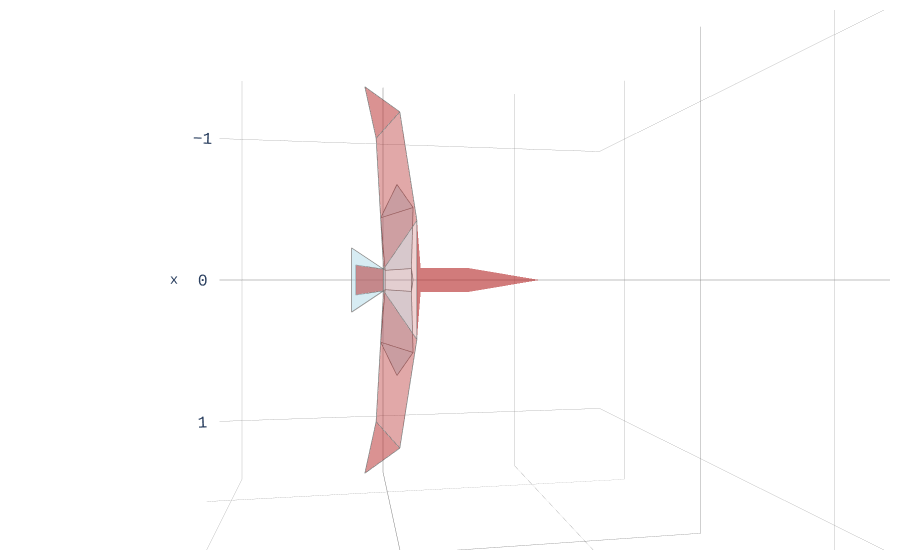
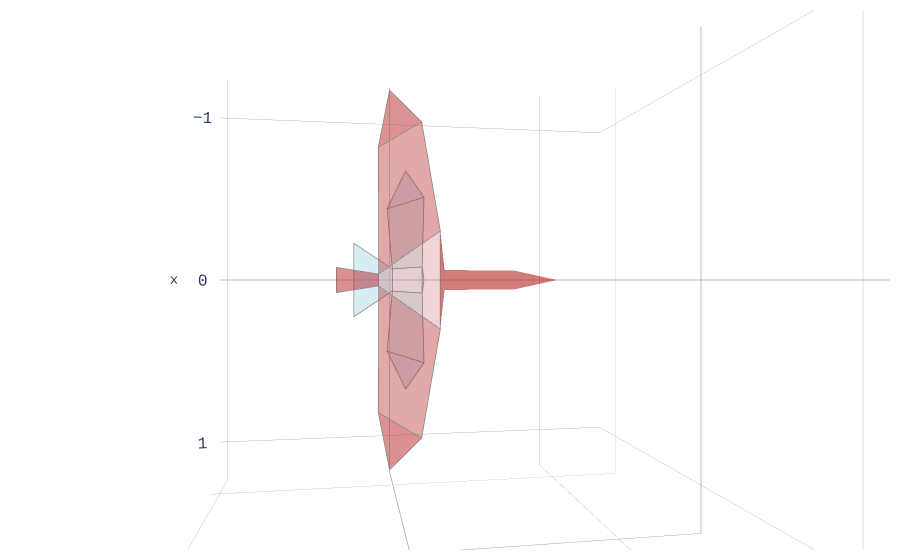
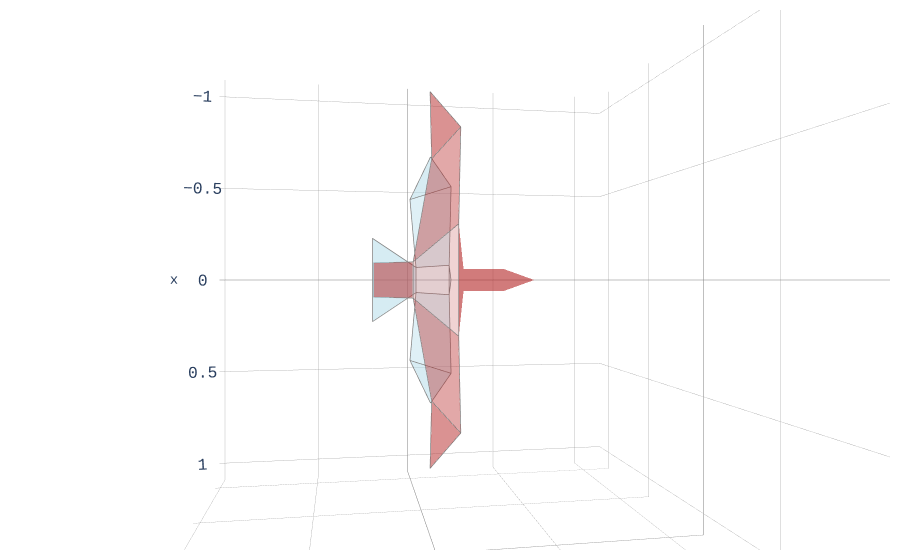
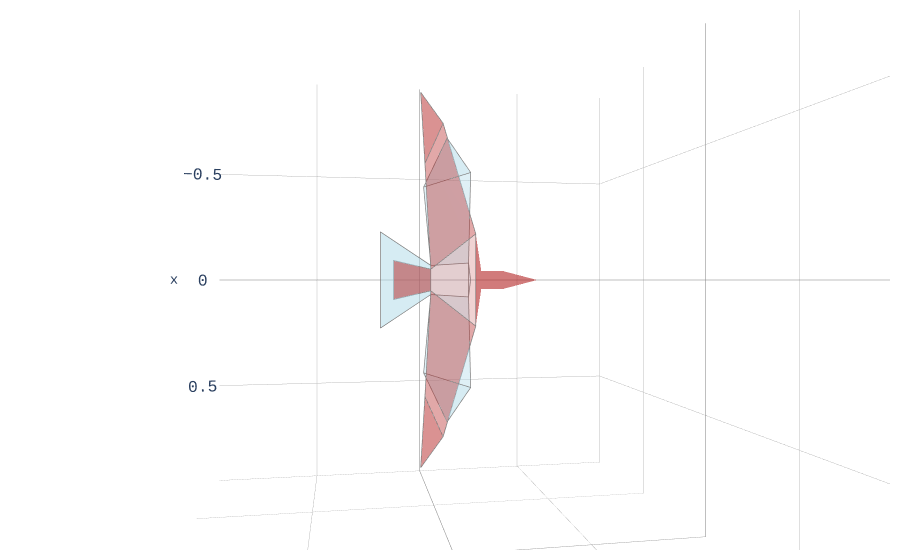

Here is the notebook cell these charts were saved with, in order:
### Code cell
# Select a target species (change index to explore different species)
# for species_idx in [13]:
for species_idx in range(len(merged_df)):
    species_row = merged_df.iloc[species_idx]
    species_name = species_row['species_common']
    print(f"Target species: {species_name}")

    hawk3d = Animal3D('hawk', '../../data/mean_hawk_shape.csv')
    hawk3d.update_keypoints(hawk_max_wingspan)

    # Transform hawk to target species
    approx_bird3d, target_bird3d, transformation_matrix = transform_hawk_to_species(
        hawk3d, species_idx, merged_df
    )

    # Prepare long-necked bird (modifies head, returns neck polygon or None)
    neck_length = species_row['neck_length_cm']
    head_length = species_row['head_length_cm']
    neck_trace = prepare_long_neck_bird(
        approx_bird3d, neck_length, head_length, colour='firebrick'
    )
    if neck_trace is not None:
        del approx_bird3d.polygons['head'] # Remove head polygon to avoid distortion from long neck
    print(f"Head length: {head_length:.1f} cm, Neck length: {neck_length:.1f} cm")
    
    # Visualise comparison: hawk (red) vs transformed species (blue)
    fig = plot_plotly_compare([hawk3d,approx_bird3d,], colours=['lightblue','firebrick'],
                            axes_visible=True)
    # Rotate for top down view
    fig.update_layout(scene_camera=dict(eye=dict(x=0, y=-0.2, z=1.2),
                                        up=dict(x=-1, y=-0, z=0),
                                    ),
                        scene=dict(
        xaxis=dict(tickfont=dict(size=14)),
        yaxis=dict(tickfont=dict(size=1)),
        zaxis=dict(tickfont=dict(size=1)),
    )
    )
    
    # Add neck polygon if this is a long-necked species
    if neck_trace is not None:
        fig.add_trace(neck_trace)

    fig.show()

    # Save static figure (S15 — cross-species generalisation)
    fig.write_image(
        f"../../figures/supplementary_images/species_compare/S13_species_{species_name.lower().replace('_', '')}_vs_hawk.png",
        width=800, height=800, scale=5,
    )
    # Clean up figures
    plt.close('all')
    fig.data = []  # Clear plotly figure data to free memory

### Figure 1 — Plotly figure (JSON) as saved in the notebook; plotly's stock layout.template omitted (floating-point values rounded to 4 significant figures)
{"data": [{"color": "lightblue", "hoverinfo": "none", "opacity": 0.5, "type": "mesh3d", "x": [-0.5011, -0.3821, -0.3233], "y": [-0.01507, 0.06993, -0.1012], "z": [-0.05525, -0.05629, -0.03468]}, {"hoverinfo": "name", "line": {"color": "grey", "width": 1.5}, "mode": "lines", "name": "left_handwing lightblue", "type": "scatter3d", "x": [-0.5011, -0.3821, -0.3233, -0.5011], "y": [-0.01507, 0.06993, -0.1012, -0.01507], "z": [-0.05525, -0.05629, -0.03468, -0.05525]}, {"color": "lightblue", "hoverinfo": "none", "opacity": 0.5, "type": "mesh3d", "x": [0.5011, 0.3821, 0.3233], "y": [-0.01507, 0.06993, -0.1012], "z": [-0.05525, -0.05629, -0.03468]}, {"hoverinfo": "name", "line": {"color": "grey", "width": 1.5}, "mode": "lines", "name": "right_handwing lightblue", "type": "scatter3d", "x": [0.5011, 0.3821, 0.3233, 0.5011], "y": [-0.01507, 0.06993, -0.1012, -0.01507], "z": [-0.05525, -0.05629, -0.03468, -0.05525]}, {"color": "lightblue", "hoverinfo": "none", "opacity": 0.4, "type": "mesh3d", "x": [-0.3821, -0.3233, -0.05, -0.06], "y": [0.06993, -0.1012, -0.08, 0.06], "z": [-0.05629, -0.03468, -0.005, -0.045]}, {"hoverinfo": "name", "line": {"color": "grey", "width": 1.5}, "mode": "lines", "name": "left_armwing lightblue", "type": "scatter3d", "x": [-0.3821, -0.3233, -0.05, -0.06, -0.3821], "y": [0.06993, -0.1012, -0.08, 0.06, 0.06993], "z": [-0.05629, -0.03468, -0.005, -0.045, -0.05629]}, {"color": "lightblue", "hoverinfo": "none", "opacity": 0.4, "type": "mesh3d", "x": [0.3821, 0.3233, 0.05, 0.06], "y": [0.06993, -0.1012, -0.08, 0.06], "z": [-0.05629, -0.03468, -0.005, -0.045]}, {"hoverinfo": "name", "line": {"color": "grey", "width": 1.5}, "mode": "lines", "name": "right_armwing lightblue", "type": "scatter3d", "x": [0.3821, 0.3233, 0.05, 0.06, 0.3821], "y": [0.06993, -0.1012, -0.08, 0.06, 0.06993], "z": [-0.05629, -0.03468, -0.005, -0.045, -0.05629]}, {"color": "lightblue", "hoverinfo": "none", "opacity": 0.2, "type": "mesh3d", "x": [0.06, -0.06, -0.05, 0.05], "y": [0.06, 0.06, -0.08, -0.08], "z": [-0.045, -0.045, -0.005, -0.005]}, {"hoverinfo": "name", "line": {"color": "grey", "width": 1.5}, "mode": "lines", "name": "body lightblue", "type": "scatter3d", "x": [0.06, -0.06, -0.05, 0.05, 0.06], "y": [0.06, 0.06, -0.08, -0.08, 0.06], "z": [-0.045, -0.045, -0.005, -0.005, -0.045]}, {"color": "lightblue", "hoverinfo": "none", "opacity": 0.2, "type": "mesh3d", "x": [0.06, 3.743e-05, -0.06], "y": [0.06, 0.0705, 0.06], "z": [-0.045, -0.0617, -0.045]}, {"hoverinfo": "name", "line": {"color": "grey", "width": 1.5}, "mode": "lines", "name": "head lightblue", "type": "scatter3d", "x": [0.06, 3.743e-05, -0.06, 0.06], "y": [0.06, 0.0705, 0.06, 0.06], "z": [-0.045, -0.0617, -0.045, -0.045]}, {"color": "lightblue", "hoverinfo": "none", "opacity": 0.5, "type": "mesh3d", "x": [0.1657, -0.1657, -0.05, 0.05], "y": [-0.2508, -0.2508, -0.08, -0.08], "z": [-0.03678, -0.03678, -0.005, -0.005]}, {"hoverinfo": "name", "line": {"color": "grey", "width": 1.5}, "mode": "lines", "name": "tail lightblue", "type": "scatter3d", "x": [0.1657, -0.1657, -0.05, 0.05, 0.1657], "y": [-0.2508, -0.2508, -0.08, -0.08, -0.2508], "z": [-0.03678, -0.03678, -0.005, -0.005, -0.03678]}, {"color": "firebrick", "hoverinfo": "none", "opacity": 0.5, "type": "mesh3d", "x": [-1.012, -0.8829, -0.7266], "y": [-0.1818, -0.0002151, -0.127], "z": [-0.07356, -0.05451, 0.005496]}, {"hoverinfo": "name", "line": {"color": "grey", "width": 1.5}, "mode": "lines", "name": "left_handwing firebrick", "type": "scatter3d", "x": [-1.012, -0.8829, -0.7266, -1.012], "y": [-0.1818, -0.0002151, -0.127, -0.1818], "z": [-0.07356, -0.05451, 0.005496, -0.07356]}, {"color": "firebrick", "hoverinfo": "none", "opacity": 0.5, "type": "mesh3d", "x": [1.012, 0.8829, 0.7266], "y": [-0.1818, -0.0002151, -0.127], "z": [-0.07356, -0.05451, 0.005496]}, {"hoverinfo": "name", "line": {"color": "grey", "width": 1.5}, "mode": "lines", "name": "right_handwing firebrick", "type": "scatter3d", "x": [1.012, 0.8829, 0.7266, 1.012], "y": [-0.1818, -0.0002151, -0.127, -0.1818], "z": [-0.07356, -0.05451, 0.005496, -0.07356]}, {"color": "firebrick", "hoverinfo": "none", "opacity": 0.4, "type": "mesh3d", "x": [-0.8829, -0.7266, -0.0555, -0.3129], "y": [-0.0002151, -0.127, -0.08929, 0.08877], "z": [-0.05451, 0.005496, 0.005873, -0.045]}, {"hoverinfo": "name", "line": {"color": "grey", "width": 1.5}, "mode": "lines", "name": "left_armwing firebrick", "type": "scatter3d", "x": [-0.8829, -0.7266, -0.0555, -0.3129, -0.8829], "y": [-0.0002151, -0.127, -0.08929, 0.08877, -0.0002151], "z": [-0.05451, 0.005496, 0.005873, -0.045, -0.05451]}, {"color": "firebrick", "hoverinfo": "none", "opacity": 0.4, "type": "mesh3d", "x": [0.8829, 0.7266, 0.0555, 0.3129], "y": [-0.0002151, -0.127, -0.08929, 0.08877], "z": [-0.05451, 0.005496, 0.005873, -0.045]}, {"hoverinfo": "name", "line": {"color": "grey", "width": 1.5}, "mode": "lines", "name": "right_armwing firebrick", "type": "scatter3d", "x": [0.8829, 0.7266, 0.0555, 0.3129, 0.8829], "y": [-0.0002151, -0.127, -0.08929, 0.08877, -0.0002151], "z": [-0.05451, 0.005496, 0.005873, -0.045, -0.05451]}, {"color": "firebrick", "hoverinfo": "none", "opacity": 0.2, "type": "mesh3d", "x": [0.3129, -0.3129, -0.0555, 0.0555], "y": [0.08877, 0.08877, -0.08929, -0.08929], "z": [-0.045, -0.045, 0.005873, 0.005873]}, {"hoverinfo": "name", "line": {"color": "grey", "width": 1.5}, "mode": "lines", "name": "body firebrick", "type": "scatter3d", "x": [0.3129, -0.3129, -0.0555, 0.0555, 0.3129], "y": [0.08877, 0.08877, -0.08929, -0.08929, 0.08877], "z": [-0.045, -0.045, 0.005873, 0.005873, -0.045]}, {"color": "firebrick", "hoverinfo": "none", "opacity": 0.5, "type": "mesh3d", "x": [0.078, -0.078, -0.0555, 0.0555], "y": [-0.2293, -0.2293, -0.08929, -0.08929], "z": [-0.05, -0.05, 0.005873, 0.005873]}, {"hoverinfo": "name", "line": {"color": "grey", "width": 1.5}, "mode": "lines", "name": "tail firebrick", "type": "scatter3d", "x": [0.078, -0.078, -0.0555, 0.0555, 0.078], "y": [-0.2293, -0.2293, -0.08929, -0.08929, -0.2293], "z": [-0.05, -0.05, 0.005873, 0.005873, -0.05]}, {"color": "firebrick", "flatshading": true, "hoverinfo": "skip", "i": [0, 0, 2, 2, 4], "j": [1, 3, 3, 5, 5], "k": [3, 2, 5, 4, 6], "opacity": 0.6, "showlegend": false, "type": "mesh3d", "x": [-0.3129, 0.3129, -0.06259, 0.06259, -0.06259, 0.06259, 0], "y": [0.08877, 0.08877, 0.1088, 0.1088, 0.3721, 0.3721, 0.7571], "z": [-0.045, -0.045, -0.045, -0.045, -0.045, -0.045, -0.045]}], "layout": {"font": {"family": "Andale Mono, Courier New, sans-serif"}, "margin": {"b": 10, "l": 10, "r": 10, "t": 10}, "scene": {"aspectmode": "cube", "aspectratio": {"x": 1, "y": 1, "z": 1}, "camera": {"eye": {"x": 0, "y": -0.2, "z": 1.2}, "up": {"x": -1, "y": 0, "z": 0}}, "xaxis": {"backgroundcolor": "white", "dtick": 1, "gridcolor": "grey", "gridwidth": 0.5, "range": [-1.416, 1.416], "showbackground": true, "tick0": 0, "tickfont": {"size": 14}, "zerolinecolor": "grey"}, "yaxis": {"backgroundcolor": "white", "dtick": 1, "gridcolor": "grey", "gridwidth": 0.5, "range": [-1.153, 1.68], "showbackground": true, "tick0": 0, "tickfont": {"size": 1}, "zerolinecolor": "grey"}, "zaxis": {"backgroundcolor": "white", "dtick": 1, "gridcolor": "grey", "gridwidth": 0.5, "range": [-1.45, 1.382], "showbackground": true, "tick0": 0, "tickfont": {"size": 1}, "zerolinecolor": "grey"}}, "showlegend": false}}

### Figure 2 — Plotly figure (JSON) as saved in the notebook; plotly's stock layout.template omitted (floating-point values rounded to 4 significant figures)
{"data": [{"color": "lightblue", "hoverinfo": "none", "opacity": 0.5, "type": "mesh3d", "x": [-0.5011, -0.3821, -0.3233], "y": [-0.01507, 0.06993, -0.1012], "z": [-0.05525, -0.05629, -0.03468]}, {"hoverinfo": "name", "line": {"color": "grey", "width": 1.5}, "mode": "lines", "name": "left_handwing lightblue", "type": "scatter3d", "x": [-0.5011, -0.3821, -0.3233, -0.5011], "y": [-0.01507, 0.06993, -0.1012, -0.01507], "z": [-0.05525, -0.05629, -0.03468, -0.05525]}, {"color": "lightblue", "hoverinfo": "none", "opacity": 0.5, "type": "mesh3d", "x": [0.5011, 0.3821, 0.3233], "y": [-0.01507, 0.06993, -0.1012], "z": [-0.05525, -0.05629, -0.03468]}, {"hoverinfo": "name", "line": {"color": "grey", "width": 1.5}, "mode": "lines", "name": "right_handwing lightblue", "type": "scatter3d", "x": [0.5011, 0.3821, 0.3233, 0.5011], "y": [-0.01507, 0.06993, -0.1012, -0.01507], "z": [-0.05525, -0.05629, -0.03468, -0.05525]}, {"color": "lightblue", "hoverinfo": "none", "opacity": 0.4, "type": "mesh3d", "x": [-0.3821, -0.3233, -0.05, -0.06], "y": [0.06993, -0.1012, -0.08, 0.06], "z": [-0.05629, -0.03468, -0.005, -0.045]}, {"hoverinfo": "name", "line": {"color": "grey", "width": 1.5}, "mode": "lines", "name": "left_armwing lightblue", "type": "scatter3d", "x": [-0.3821, -0.3233, -0.05, -0.06, -0.3821], "y": [0.06993, -0.1012, -0.08, 0.06, 0.06993], "z": [-0.05629, -0.03468, -0.005, -0.045, -0.05629]}, {"color": "lightblue", "hoverinfo": "none", "opacity": 0.4, "type": "mesh3d", "x": [0.3821, 0.3233, 0.05, 0.06], "y": [0.06993, -0.1012, -0.08, 0.06], "z": [-0.05629, -0.03468, -0.005, -0.045]}, {"hoverinfo": "name", "line": {"color": "grey", "width": 1.5}, "mode": "lines", "name": "right_armwing lightblue", "type": "scatter3d", "x": [0.3821, 0.3233, 0.05, 0.06, 0.3821], "y": [0.06993, -0.1012, -0.08, 0.06, 0.06993], "z": [-0.05629, -0.03468, -0.005, -0.045, -0.05629]}, {"color": "lightblue", "hoverinfo": "none", "opacity": 0.2, "type": "mesh3d", "x": [0.06, -0.06, -0.05, 0.05], "y": [0.06, 0.06, -0.08, -0.08], "z": [-0.045, -0.045, -0.005, -0.005]}, {"hoverinfo": "name", "line": {"color": "grey", "width": 1.5}, "mode": "lines", "name": "body lightblue", "type": "scatter3d", "x": [0.06, -0.06, -0.05, 0.05, 0.06], "y": [0.06, 0.06, -0.08, -0.08, 0.06], "z": [-0.045, -0.045, -0.005, -0.005, -0.045]}, {"color": "lightblue", "hoverinfo": "none", "opacity": 0.2, "type": "mesh3d", "x": [0.06, 3.743e-05, -0.06], "y": [0.06, 0.0705, 0.06], "z": [-0.045, -0.0617, -0.045]}, {"hoverinfo": "name", "line": {"color": "grey", "width": 1.5}, "mode": "lines", "name": "head lightblue", "type": "scatter3d", "x": [0.06, 3.743e-05, -0.06, 0.06], "y": [0.06, 0.0705, 0.06, 0.06], "z": [-0.045, -0.0617, -0.045, -0.045]}, {"color": "lightblue", "hoverinfo": "none", "opacity": 0.5, "type": "mesh3d", "x": [0.1657, -0.1657, -0.05, 0.05], "y": [-0.2508, -0.2508, -0.08, -0.08], "z": [-0.03678, -0.03678, -0.005, -0.005]}, {"hoverinfo": "name", "line": {"color": "grey", "width": 1.5}, "mode": "lines", "name": "tail lightblue", "type": "scatter3d", "x": [0.1657, -0.1657, -0.05, 0.05, 0.1657], "y": [-0.2508, -0.2508, -0.08, -0.08, -0.2508], "z": [-0.03678, -0.03678, -0.005, -0.005, -0.03678]}, {"color": "firebrick", "hoverinfo": "none", "opacity": 0.5, "type": "mesh3d", "x": [-0.8822, -0.736, -0.5857], "y": [-0.0853, 0.06246, -0.1456], "z": [-0.1006, -0.08334, 0.03737]}, {"hoverinfo": "name", "line": {"color": "grey", "width": 1.5}, "mode": "lines", "name": "left_handwing firebrick", "type": "scatter3d", "x": [-0.8822, -0.736, -0.5857, -0.8822], "y": [-0.0853, 0.06246, -0.1456, -0.0853], "z": [-0.1006, -0.08334, 0.03737, -0.1006]}, {"color": "firebrick", "hoverinfo": "none", "opacity": 0.5, "type": "mesh3d", "x": [0.8822, 0.736, 0.5857], "y": [-0.0853, 0.06246, -0.1456], "z": [-0.1006, -0.08334, 0.03737]}, {"hoverinfo": "name", "line": {"color": "grey", "width": 1.5}, "mode": "lines", "name": "right_handwing firebrick", "type": "scatter3d", "x": [0.8822, 0.736, 0.5857, 0.8822], "y": [-0.0853, 0.06246, -0.1456, -0.0853], "z": [-0.1006, -0.08334, 0.03737, -0.1006]}, {"color": "firebrick", "hoverinfo": "none", "opacity": 0.4, "type": "mesh3d", "x": [-0.736, -0.5857, -0.0265, -0.2268], "y": [0.06246, -0.1456, -0.1437, 0.1445], "z": [-0.08334, 0.03737, 0.03735, -0.045]}, {"hoverinfo": "name", "line": {"color": "grey", "width": 1.5}, "mode": "lines", "name": "left_armwing firebrick", "type": "scatter3d", "x": [-0.736, -0.5857, -0.0265, -0.2268, -0.736], "y": [0.06246, -0.1456, -0.1437, 0.1445, 0.06246], "z": [-0.08334, 0.03737, 0.03735, -0.045, -0.08334]}, {"color": "firebrick", "hoverinfo": "none", "opacity": 0.4, "type": "mesh3d", "x": [0.736, 0.5857, 0.0265, 0.2268], "y": [0.06246, -0.1456, -0.1437, 0.1445], "z": [-0.08334, 0.03737, 0.03735, -0.045]}, {"hoverinfo": "name", "line": {"color": "grey", "width": 1.5}, "mode": "lines", "name": "right_armwing firebrick", "type": "scatter3d", "x": [0.736, 0.5857, 0.0265, 0.2268, 0.736], "y": [0.06246, -0.1456, -0.1437, 0.1445, 0.06246], "z": [-0.08334, 0.03737, 0.03735, -0.045, -0.08334]}, {"color": "firebrick", "hoverinfo": "none", "opacity": 0.2, "type": "mesh3d", "x": [0.2268, -0.2268, -0.0265, 0.0265], "y": [0.1445, 0.1445, -0.1437, -0.1437], "z": [-0.045, -0.045, 0.03735, 0.03735]}, {"hoverinfo": "name", "line": {"color": "grey", "width": 1.5}, "mode": "lines", "name": "body firebrick", "type": "scatter3d", "x": [0.2268, -0.2268, -0.0265, 0.0265, 0.2268], "y": [0.1445, 0.1445, -0.1437, -0.1437, 0.1445], "z": [-0.045, -0.045, 0.03735, 0.03735, -0.045]}, {"color": "firebrick", "hoverinfo": "none", "opacity": 0.5, "type": "mesh3d", "x": [0.057, -0.057, -0.0265, 0.0265], "y": [-0.3287, -0.3287, -0.1437, -0.1437], "z": [-0.05, -0.05, 0.03735, 0.03735]}, {"hoverinfo": "name", "line": {"color": "grey", "width": 1.5}, "mode": "lines", "name": "tail firebrick", "type": "scatter3d", "x": [0.057, -0.057, -0.0265, 0.0265, 0.057], "y": [-0.3287, -0.3287, -0.1437, -0.1437, -0.3287], "z": [-0.05, -0.05, 0.03735, 0.03735, -0.05]}, {"color": "firebrick", "flatshading": true, "hoverinfo": "skip", "i": [0, 0, 2, 2, 4], "j": [1, 3, 3, 5, 5], "k": [3, 2, 5, 4, 6], "opacity": 0.6, "showlegend": false, "type": "mesh3d", "x": [-0.2268, 0.2268, -0.04536, 0.04536, -0.04536, 0.04536, 0], "y": [0.1445, 0.1445, 0.1645, 0.1645, 0.4928, 0.4928, 0.7068], "z": [-0.045, -0.045, -0.045, -0.045, -0.045, -0.045, -0.045]}], "layout": {"font": {"family": "Andale Mono, Courier New, sans-serif"}, "margin": {"b": 10, "l": 10, "r": 10, "t": 10}, "scene": {"aspectmode": "cube", "aspectratio": {"x": 1, "y": 1, "z": 1}, "camera": {"eye": {"x": 0, "y": -0.2, "z": 1.2}, "up": {"x": -1, "y": 0, "z": 0}}, "xaxis": {"backgroundcolor": "white", "dtick": 1, "gridcolor": "grey", "gridwidth": 0.5, "range": [-1.235, 1.235], "showbackground": true, "tick0": 0, "tickfont": {"size": 14}, "zerolinecolor": "grey"}, "yaxis": {"backgroundcolor": "white", "dtick": 1, "gridcolor": "grey", "gridwidth": 0.5, "range": [-1.047, 1.423], "showbackground": true, "tick0": 0, "tickfont": {"size": 1}, "zerolinecolor": "grey"}, "zaxis": {"backgroundcolor": "white", "dtick": 1, "gridcolor": "grey", "gridwidth": 0.5, "range": [-1.267, 1.203], "showbackground": true, "tick0": 0, "tickfont": {"size": 1}, "zerolinecolor": "grey"}}, "showlegend": false}}

### Figure 3 — Plotly figure (JSON) as saved in the notebook; plotly's stock layout.template omitted (floating-point values rounded to 4 significant figures)
{"data": [{"color": "lightblue", "hoverinfo": "none", "opacity": 0.5, "type": "mesh3d", "x": [-0.5011, -0.3821, -0.3233], "y": [-0.01507, 0.06993, -0.1012], "z": [-0.05525, -0.05629, -0.03468]}, {"hoverinfo": "name", "line": {"color": "grey", "width": 1.5}, "mode": "lines", "name": "left_handwing lightblue", "type": "scatter3d", "x": [-0.5011, -0.3821, -0.3233, -0.5011], "y": [-0.01507, 0.06993, -0.1012, -0.01507], "z": [-0.05525, -0.05629, -0.03468, -0.05525]}, {"color": "lightblue", "hoverinfo": "none", "opacity": 0.5, "type": "mesh3d", "x": [0.5011, 0.3821, 0.3233], "y": [-0.01507, 0.06993, -0.1012], "z": [-0.05525, -0.05629, -0.03468]}, {"hoverinfo": "name", "line": {"color": "grey", "width": 1.5}, "mode": "lines", "name": "right_handwing lightblue", "type": "scatter3d", "x": [0.5011, 0.3821, 0.3233, 0.5011], "y": [-0.01507, 0.06993, -0.1012, -0.01507], "z": [-0.05525, -0.05629, -0.03468, -0.05525]}, {"color": "lightblue", "hoverinfo": "none", "opacity": 0.4, "type": "mesh3d", "x": [-0.3821, -0.3233, -0.05, -0.06], "y": [0.06993, -0.1012, -0.08, 0.06], "z": [-0.05629, -0.03468, -0.005, -0.045]}, {"hoverinfo": "name", "line": {"color": "grey", "width": 1.5}, "mode": "lines", "name": "left_armwing lightblue", "type": "scatter3d", "x": [-0.3821, -0.3233, -0.05, -0.06, -0.3821], "y": [0.06993, -0.1012, -0.08, 0.06, 0.06993], "z": [-0.05629, -0.03468, -0.005, -0.045, -0.05629]}, {"color": "lightblue", "hoverinfo": "none", "opacity": 0.4, "type": "mesh3d", "x": [0.3821, 0.3233, 0.05, 0.06], "y": [0.06993, -0.1012, -0.08, 0.06], "z": [-0.05629, -0.03468, -0.005, -0.045]}, {"hoverinfo": "name", "line": {"color": "grey", "width": 1.5}, "mode": "lines", "name": "right_armwing lightblue", "type": "scatter3d", "x": [0.3821, 0.3233, 0.05, 0.06, 0.3821], "y": [0.06993, -0.1012, -0.08, 0.06, 0.06993], "z": [-0.05629, -0.03468, -0.005, -0.045, -0.05629]}, {"color": "lightblue", "hoverinfo": "none", "opacity": 0.2, "type": "mesh3d", "x": [0.06, -0.06, -0.05, 0.05], "y": [0.06, 0.06, -0.08, -0.08], "z": [-0.045, -0.045, -0.005, -0.005]}, {"hoverinfo": "name", "line": {"color": "grey", "width": 1.5}, "mode": "lines", "name": "body lightblue", "type": "scatter3d", "x": [0.06, -0.06, -0.05, 0.05, 0.06], "y": [0.06, 0.06, -0.08, -0.08, 0.06], "z": [-0.045, -0.045, -0.005, -0.005, -0.045]}, {"color": "lightblue", "hoverinfo": "none", "opacity": 0.2, "type": "mesh3d", "x": [0.06, 3.743e-05, -0.06], "y": [0.06, 0.0705, 0.06], "z": [-0.045, -0.0617, -0.045]}, {"hoverinfo": "name", "line": {"color": "grey", "width": 1.5}, "mode": "lines", "name": "head lightblue", "type": "scatter3d", "x": [0.06, 3.743e-05, -0.06, 0.06], "y": [0.06, 0.0705, 0.06, 0.06], "z": [-0.045, -0.0617, -0.045, -0.045]}, {"color": "lightblue", "hoverinfo": "none", "opacity": 0.5, "type": "mesh3d", "x": [0.1657, -0.1657, -0.05, 0.05], "y": [-0.2508, -0.2508, -0.08, -0.08], "z": [-0.03678, -0.03678, -0.005, -0.005]}, {"hoverinfo": "name", "line": {"color": "grey", "width": 1.5}, "mode": "lines", "name": "tail lightblue", "type": "scatter3d", "x": [0.1657, -0.1657, -0.05, 0.05, 0.1657], "y": [-0.2508, -0.2508, -0.08, -0.08, -0.2508], "z": [-0.03678, -0.03678, -0.005, -0.005, -0.03678]}, {"color": "firebrick", "hoverinfo": "none", "opacity": 0.5, "type": "mesh3d", "x": [-0.78, -0.6389, -0.4833], "y": [-0.01067, 0.1186, -0.01774], "z": [-0.1008, -0.1011, -0.002559]}, {"hoverinfo": "name", "line": {"color": "grey", "width": 1.5}, "mode": "lines", "name": "left_handwing firebrick", "type": "scatter3d", "x": [-0.78, -0.6389, -0.4833, -0.78], "y": [-0.01067, 0.1186, -0.01774, -0.01067], "z": [-0.1008, -0.1011, -0.002559, -0.1008]}, {"color": "firebrick", "hoverinfo": "none", "opacity": 0.5, "type": "mesh3d", "x": [0.78, 0.6389, 0.4833], "y": [-0.01067, 0.1186, -0.01774], "z": [-0.1008, -0.1011, -0.002559]}, {"hoverinfo": "name", "line": {"color": "grey", "width": 1.5}, "mode": "lines", "name": "right_handwing firebrick", "type": "scatter3d", "x": [0.78, 0.6389, 0.4833, 0.78], "y": [-0.01067, 0.1186, -0.01774, -0.01067], "z": [-0.1008, -0.1011, -0.002559, -0.1008]}, {"color": "firebrick", "hoverinfo": "none", "opacity": 0.4, "type": "mesh3d", "x": [-0.6389, -0.4833, -0.0715, -0.2298], "y": [0.1186, -0.01774, -0.09329, 0.09976], "z": [-0.1011, -0.002559, 0.01016, -0.045]}, {"hoverinfo": "name", "line": {"color": "grey", "width": 1.5}, "mode": "lines", "name": "left_armwing firebrick", "type": "scatter3d", "x": [-0.6389, -0.4833, -0.0715, -0.2298, -0.6389], "y": [0.1186, -0.01774, -0.09329, 0.09976, 0.1186], "z": [-0.1011, -0.002559, 0.01016, -0.045, -0.1011]}, {"color": "firebrick", "hoverinfo": "none", "opacity": 0.4, "type": "mesh3d", "x": [0.6389, 0.4833, 0.0715, 0.2298], "y": [0.1186, -0.01774, -0.09329, 0.09976], "z": [-0.1011, -0.002559, 0.01016, -0.045]}, {"hoverinfo": "name", "line": {"color": "grey", "width": 1.5}, "mode": "lines", "name": "right_armwing firebrick", "type": "scatter3d", "x": [0.6389, 0.4833, 0.0715, 0.2298, 0.6389], "y": [0.1186, -0.01774, -0.09329, 0.09976, 0.1186], "z": [-0.1011, -0.002559, 0.01016, -0.045, -0.1011]}, {"color": "firebrick", "hoverinfo": "none", "opacity": 0.2, "type": "mesh3d", "x": [0.2298, -0.2298, -0.0715, 0.0715], "y": [0.09976, 0.09976, -0.09329, -0.09329], "z": [-0.045, -0.045, 0.01016, 0.01016]}, {"hoverinfo": "name", "line": {"color": "grey", "width": 1.5}, "mode": "lines", "name": "body firebrick", "type": "scatter3d", "x": [0.2298, -0.2298, -0.0715, 0.0715, 0.2298], "y": [0.09976, 0.09976, -0.09329, -0.09329, 0.09976], "z": [-0.045, -0.045, 0.01016, 0.01016, -0.045]}, {"color": "firebrick", "hoverinfo": "none", "opacity": 0.5, "type": "mesh3d", "x": [0.0687, -0.0687, -0.0715, 0.0715], "y": [-0.2461, -0.2461, -0.09329, -0.09329], "z": [-0.05, -0.05, 0.01016, 0.01016]}, {"hoverinfo": "name", "line": {"color": "grey", "width": 1.5}, "mode": "lines", "name": "tail firebrick", "type": "scatter3d", "x": [0.0687, -0.0687, -0.0715, 0.0715, 0.0687], "y": [-0.2461, -0.2461, -0.09329, -0.09329, -0.2461], "z": [-0.05, -0.05, 0.01016, 0.01016, -0.05]}, {"color": "firebrick", "flatshading": true, "hoverinfo": "skip", "i": [0, 0, 2, 2, 4], "j": [1, 3, 3, 5, 5], "k": [3, 2, 5, 4, 6], "opacity": 0.6, "showlegend": false, "type": "mesh3d", "x": [-0.2298, 0.2298, -0.04596, 0.04596, -0.04596, 0.04596, 0], "y": [0.09976, 0.09976, 0.1198, 0.1198, 0.2873, 0.2873, 0.4194], "z": [-0.045, -0.045, -0.045, -0.045, -0.045, -0.045, -0.045]}], "layout": {"font": {"family": "Andale Mono, Courier New, sans-serif"}, "margin": {"b": 10, "l": 10, "r": 10, "t": 10}, "scene": {"aspectmode": "cube", "aspectratio": {"x": 1, "y": 1, "z": 1}, "camera": {"eye": {"x": 0, "y": -0.2, "z": 1.2}, "up": {"x": -1, "y": 0, "z": 0}}, "xaxis": {"backgroundcolor": "white", "dtick": 0.5, "gridcolor": "grey", "gridwidth": 0.5, "range": [-1.092, 1.092], "showbackground": true, "tick0": 0, "tickfont": {"size": 14}, "zerolinecolor": "grey"}, "yaxis": {"backgroundcolor": "white", "dtick": 0.5, "gridcolor": "grey", "gridwidth": 0.5, "range": [-1.028, 1.156], "showbackground": true, "tick0": 0, "tickfont": {"size": 1}, "zerolinecolor": "grey"}, "zaxis": {"backgroundcolor": "white", "dtick": 0.5, "gridcolor": "grey", "gridwidth": 0.5, "range": [-1.137, 1.047], "showbackground": true, "tick0": 0, "tickfont": {"size": 1}, "zerolinecolor": "grey"}}, "showlegend": false}}

### Figure 4 — Plotly figure (JSON) as saved in the notebook; plotly's stock layout.template omitted (floating-point values rounded to 4 significant figures)
{"data": [{"color": "lightblue", "hoverinfo": "none", "opacity": 0.5, "type": "mesh3d", "x": [-0.5011, -0.3821, -0.3233], "y": [-0.01507, 0.06993, -0.1012], "z": [-0.05525, -0.05629, -0.03468]}, {"hoverinfo": "name", "line": {"color": "grey", "width": 1.5}, "mode": "lines", "name": "left_handwing lightblue", "type": "scatter3d", "x": [-0.5011, -0.3821, -0.3233, -0.5011], "y": [-0.01507, 0.06993, -0.1012, -0.01507], "z": [-0.05525, -0.05629, -0.03468, -0.05525]}, {"color": "lightblue", "hoverinfo": "none", "opacity": 0.5, "type": "mesh3d", "x": [0.5011, 0.3821, 0.3233], "y": [-0.01507, 0.06993, -0.1012], "z": [-0.05525, -0.05629, -0.03468]}, {"hoverinfo": "name", "line": {"color": "grey", "width": 1.5}, "mode": "lines", "name": "right_handwing lightblue", "type": "scatter3d", "x": [0.5011, 0.3821, 0.3233, 0.5011], "y": [-0.01507, 0.06993, -0.1012, -0.01507], "z": [-0.05525, -0.05629, -0.03468, -0.05525]}, {"color": "lightblue", "hoverinfo": "none", "opacity": 0.4, "type": "mesh3d", "x": [-0.3821, -0.3233, -0.05, -0.06], "y": [0.06993, -0.1012, -0.08, 0.06], "z": [-0.05629, -0.03468, -0.005, -0.045]}, {"hoverinfo": "name", "line": {"color": "grey", "width": 1.5}, "mode": "lines", "name": "left_armwing lightblue", "type": "scatter3d", "x": [-0.3821, -0.3233, -0.05, -0.06, -0.3821], "y": [0.06993, -0.1012, -0.08, 0.06, 0.06993], "z": [-0.05629, -0.03468, -0.005, -0.045, -0.05629]}, {"color": "lightblue", "hoverinfo": "none", "opacity": 0.4, "type": "mesh3d", "x": [0.3821, 0.3233, 0.05, 0.06], "y": [0.06993, -0.1012, -0.08, 0.06], "z": [-0.05629, -0.03468, -0.005, -0.045]}, {"hoverinfo": "name", "line": {"color": "grey", "width": 1.5}, "mode": "lines", "name": "right_armwing lightblue", "type": "scatter3d", "x": [0.3821, 0.3233, 0.05, 0.06, 0.3821], "y": [0.06993, -0.1012, -0.08, 0.06, 0.06993], "z": [-0.05629, -0.03468, -0.005, -0.045, -0.05629]}, {"color": "lightblue", "hoverinfo": "none", "opacity": 0.2, "type": "mesh3d", "x": [0.06, -0.06, -0.05, 0.05], "y": [0.06, 0.06, -0.08, -0.08], "z": [-0.045, -0.045, -0.005, -0.005]}, {"hoverinfo": "name", "line": {"color": "grey", "width": 1.5}, "mode": "lines", "name": "body lightblue", "type": "scatter3d", "x": [0.06, -0.06, -0.05, 0.05, 0.06], "y": [0.06, 0.06, -0.08, -0.08, 0.06], "z": [-0.045, -0.045, -0.005, -0.005, -0.045]}, {"color": "lightblue", "hoverinfo": "none", "opacity": 0.2, "type": "mesh3d", "x": [0.06, 3.743e-05, -0.06], "y": [0.06, 0.0705, 0.06], "z": [-0.045, -0.0617, -0.045]}, {"hoverinfo": "name", "line": {"color": "grey", "width": 1.5}, "mode": "lines", "name": "head lightblue", "type": "scatter3d", "x": [0.06, 3.743e-05, -0.06, 0.06], "y": [0.06, 0.0705, 0.06, 0.06], "z": [-0.045, -0.0617, -0.045, -0.045]}, {"color": "lightblue", "hoverinfo": "none", "opacity": 0.5, "type": "mesh3d", "x": [0.1657, -0.1657, -0.05, 0.05], "y": [-0.2508, -0.2508, -0.08, -0.08], "z": [-0.03678, -0.03678, -0.005, -0.005]}, {"hoverinfo": "name", "line": {"color": "grey", "width": 1.5}, "mode": "lines", "name": "tail lightblue", "type": "scatter3d", "x": [0.1657, -0.1657, -0.05, 0.05, 0.1657], "y": [-0.2508, -0.2508, -0.08, -0.08, -0.2508], "z": [-0.03678, -0.03678, -0.005, -0.005, -0.03678]}, {"color": "firebrick", "hoverinfo": "none", "opacity": 0.5, "type": "mesh3d", "x": [-0.6768, -0.5649, -0.3986], "y": [-0.1014, -0.0219, -0.1017], "z": [-0.1181, -0.1041, 0.005451]}, {"hoverinfo": "name", "line": {"color": "grey", "width": 1.5}, "mode": "lines", "name": "left_handwing firebrick", "type": "scatter3d", "x": [-0.6768, -0.5649, -0.3986, -0.6768], "y": [-0.1014, -0.0219, -0.1017, -0.1014], "z": [-0.1181, -0.1041, 0.005451, -0.1181]}, {"color": "firebrick", "hoverinfo": "none", "opacity": 0.5, "type": "mesh3d", "x": [0.6768, 0.5649, 0.3986], "y": [-0.1014, -0.0219, -0.1017], "z": [-0.1181, -0.1041, 0.005451]}, {"hoverinfo": "name", "line": {"color": "grey", "width": 1.5}, "mode": "lines", "name": "right_handwing firebrick", "type": "scatter3d", "x": [0.6768, 0.5649, 0.3986, 0.6768], "y": [-0.1014, -0.0219, -0.1017, -0.1014], "z": [-0.1181, -0.1041, 0.005451, -0.1181]}, {"color": "firebrick", "hoverinfo": "none", "opacity": 0.4, "type": "mesh3d", "x": [-0.5649, -0.3986, -0.037, -0.1633], "y": [-0.0219, -0.1017, -0.08115, 0.08595], "z": [-0.1041, 0.005451, 0.002743, -0.045]}, {"hoverinfo": "name", "line": {"color": "grey", "width": 1.5}, "mode": "lines", "name": "left_armwing firebrick", "type": "scatter3d", "x": [-0.5649, -0.3986, -0.037, -0.1633, -0.5649], "y": [-0.0219, -0.1017, -0.08115, 0.08595, -0.0219], "z": [-0.1041, 0.005451, 0.002743, -0.045, -0.1041]}, {"color": "firebrick", "hoverinfo": "none", "opacity": 0.4, "type": "mesh3d", "x": [0.5649, 0.3986, 0.037, 0.1633], "y": [-0.0219, -0.1017, -0.08115, 0.08595], "z": [-0.1041, 0.005451, 0.002743, -0.045]}, {"hoverinfo": "name", "line": {"color": "grey", "width": 1.5}, "mode": "lines", "name": "right_armwing firebrick", "type": "scatter3d", "x": [0.5649, 0.3986, 0.037, 0.1633, 0.5649], "y": [-0.0219, -0.1017, -0.08115, 0.08595, -0.0219], "z": [-0.1041, 0.005451, 0.002743, -0.045, -0.1041]}, {"color": "firebrick", "hoverinfo": "none", "opacity": 0.2, "type": "mesh3d", "x": [0.1633, -0.1633, -0.037, 0.037], "y": [0.08595, 0.08595, -0.08115, -0.08115], "z": [-0.045, -0.045, 0.002743, 0.002743]}, {"hoverinfo": "name", "line": {"color": "grey", "width": 1.5}, "mode": "lines", "name": "body firebrick", "type": "scatter3d", "x": [0.1633, -0.1633, -0.037, 0.037, 0.1633], "y": [0.08595, 0.08595, -0.08115, -0.08115, 0.08595], "z": [-0.045, -0.045, 0.002743, 0.002743, -0.045]}, {"color": "firebrick", "hoverinfo": "none", "opacity": 0.5, "type": "mesh3d", "x": [0.068, -0.068, -0.037, 0.037], "y": [-0.2051, -0.2051, -0.08115, -0.08115], "z": [-0.05, -0.05, 0.002743, 0.002743]}, {"hoverinfo": "name", "line": {"color": "grey", "width": 1.5}, "mode": "lines", "name": "tail firebrick", "type": "scatter3d", "x": [0.068, -0.068, -0.037, 0.037, 0.068], "y": [-0.2051, -0.2051, -0.08115, -0.08115, -0.2051], "z": [-0.05, -0.05, 0.002743, 0.002743, -0.05]}, {"color": "firebrick", "flatshading": true, "hoverinfo": "skip", "i": [0, 0, 2, 2, 4], "j": [1, 3, 3, 5, 5], "k": [3, 2, 5, 4, 6], "opacity": 0.6, "showlegend": false, "type": "mesh3d", "x": [-0.1633, 0.1633, -0.03266, 0.03266, -0.03266, 0.03266, 0], "y": [0.08595, 0.08595, 0.1059, 0.1059, 0.1823, 0.1823, 0.3113], "z": [-0.045, -0.045, -0.045, -0.045, -0.045, -0.045, -0.045]}], "layout": {"font": {"family": "Andale Mono, Courier New, sans-serif"}, "margin": {"b": 10, "l": 10, "r": 10, "t": 10}, "scene": {"aspectmode": "cube", "aspectratio": {"x": 1, "y": 1, "z": 1}, "camera": {"eye": {"x": 0, "y": -0.2, "z": 1.2}, "up": {"x": -1, "y": 0, "z": 0}}, "xaxis": {"backgroundcolor": "white", "dtick": 0.5, "gridcolor": "grey", "gridwidth": 0.5, "range": [-0.9475, 0.9475], "showbackground": true, "tick0": 0, "tickfont": {"size": 14}, "zerolinecolor": "grey"}, "yaxis": {"backgroundcolor": "white", "dtick": 0.5, "gridcolor": "grey", "gridwidth": 0.5, "range": [-0.9521, 0.9429], "showbackground": true, "tick0": 0, "tickfont": {"size": 1}, "zerolinecolor": "grey"}, "zaxis": {"backgroundcolor": "white", "dtick": 0.5, "gridcolor": "grey", "gridwidth": 0.5, "range": [-1.004, 0.8912], "showbackground": true, "tick0": 0, "tickfont": {"size": 1}, "zerolinecolor": "grey"}}, "showlegend": false}}
